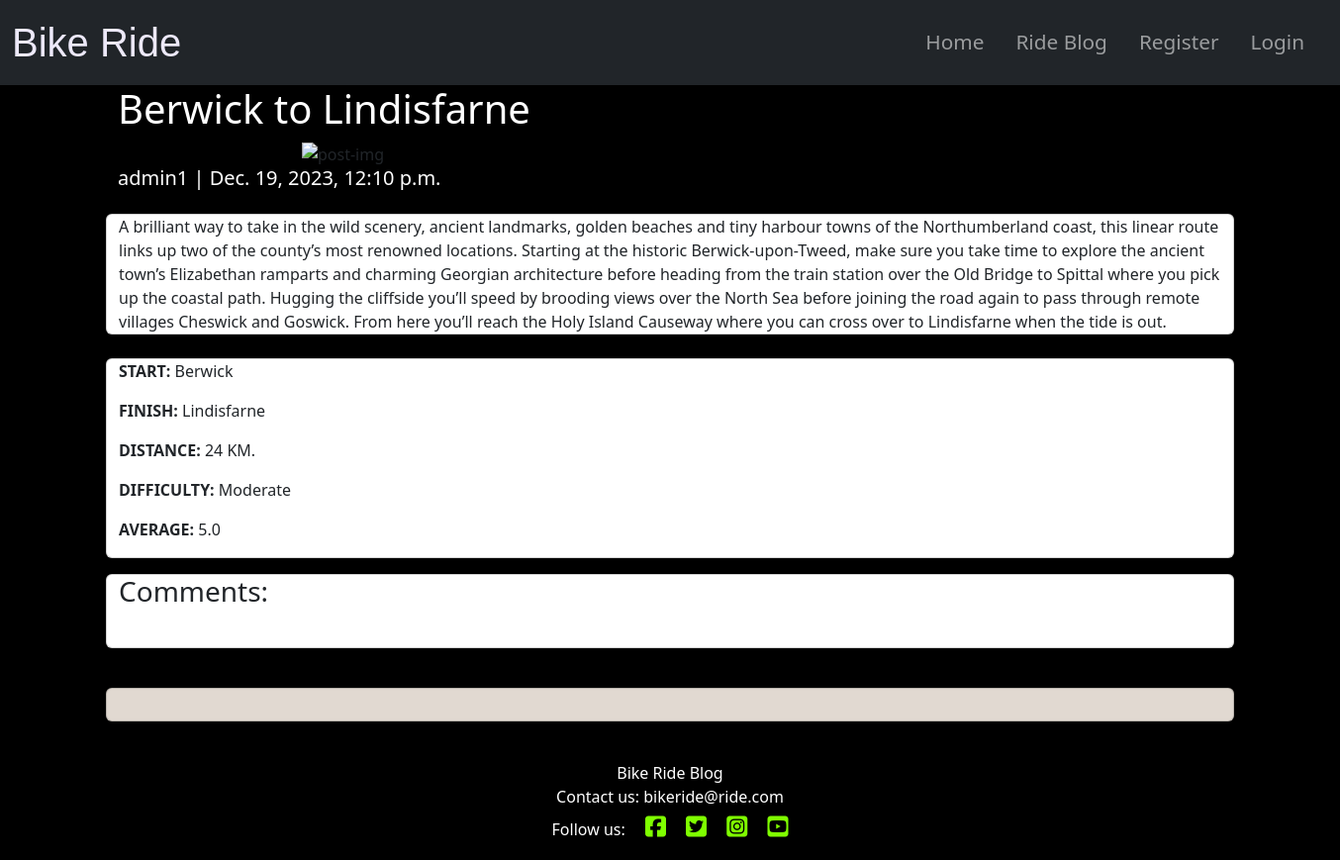
The app's page /entry/berwick-to-lindisfarne with its own data.
### ride/models.py (models this page shows, shortened)
class Entry(models.Model):
    title = models.CharField(max_length=200, unique=True)
    slug = models.SlugField(max_length=200, unique=True)
    author = models.ForeignKey(User, on_delete=models.CASCADE)
    updated_on = models.DateTimeField(auto_now=True)
    created_on = models.DateTimeField(auto_now_add=True)
    distance = models.IntegerField(help_text="Add the distance", default=0)
    start = models.TextField(blank=False)
    finish = models.TextField(blank=False)
    content = models.TextField()
    featured_image = CloudinaryField("image", default="placeholder")
    status = models.IntegerField(choices=STATUS, default=0)
    difficulty = models.CharField(
        max_length=10, null=True, blank=True, choices=diff
    )
    class Meta:
        ordering = ["-created_on"]
    def average_rating(self) -> float:
        return (
            Rating.objects.filter(entry=self).aggregate(Avg("rating"))[
                "rating__avg"
            ]
            or 0
        )

### ride/views.py (the view, shortened to what this page needs)
# urls.py: path('<slug:slug>', views.EntryDetail.as_view(), name='entry_detail'),
class EntryDetail(View):
    def get(self, request, slug, *args, **kwargs):
        queryset = Entry.objects.filter(status=1)
        entry = get_object_or_404(queryset, slug=slug)
        comments = entry.comments.filter(approved=True).order_by("created_on")
        rating = entry.average_rating
        return render(
            request,
            "post_detail.html",
            {
                "entry": entry,
                "comments": comments,
                "commented": False,
                "comment_form": CommentForm(),
                "rating": rating,
            },
        )

### templates/post_detail.html (shortened to what this page needs)
{% extends "base.html" %}
{% block content %}
{% load crispy_forms_tags %}
<div class="masthead">
    <div class="container">
        <div class="row g-0">
            <div class="col-md-12 post-text">
                <h1 class="post-title white">{{ entry.title }}</h1>
            </div>
        </div>
        <div class="d-md-block col-md-12 offset-md-2 post-image">
            {% if "placeholder" in post.featured_image.url %}
            <img class="post-img" src="https://res.cloudinary.com/dmecv9zwa/image/upload/v1680130673/x6ayc6fvpikajmenqnyv.jpg" alt="post-img">
            {% else %}
            <img class="post-img" src=" {{ entry.featured_image.url }}" alt="post-img">
            {% endif %}
        </div>
        <div class="post-text">
            <h5 class="post-subtitle white">{{ entry.author }} | {{ entry.created_on }}</h5>
        </div>
    </div>
</div>
<div class="container">
    <div class="row">
        <div class="col card mb-4  mt-3 left  top post-body">
            <div>
                <p class="card-text">
                    {{ entry.content | safe }}
                </p>
            </div>
        </div>
    </div>
    <div class="row">
        <div class="col card">
            <p>
                <b>START:</b>
                {{ entry.start }}
            </p>
            <p>
                <b>FINISH:</b>
                {{ entry.finish }}
            </p>
            <p>
                <b>DISTANCE:</b>
                {{ entry.distance }}
                KM.
            </p>
            <p>
                <b>DIFFICULTY:</b>
                {{ entry.difficulty }}
            </p>
            <p>
                <b>AVERAGE:</b>
                {{ entry.average_rating|floatformat:1 }}
            </p>
        </div>
    </div>
    <div class="row">
        <div class="col-md-12 card mb-4  mt-3 post-body">
            <h3>Comments:</h3>
            <div class="card-body">
            </div>
        </div>
    </div>
    <div class="row">
        <div class="col-md-12 card mb-4  mt-3 post-body leave-coment">
            <div class="card-body">
            </div>
        </div>
    </div>
</div>
{% endblock content %}

### static/css/style.css (style rules this page uses)
body { background-color: #000000; }
.white { color: #FFFFFF; }
.leave-coment { background-color: #E1D9D1; }

### records on screen
Entry: title "Berwick to Lindisfarne", author "admin1", created_on "Dec. 19, 2023, 12:10 p.m.", content "A brilliant way to take in the wild scenery, ancient landmarks, golden beaches and tiny harbour towns of the Northumberland coast, this linear route links up two of the county’s most renowned locations. Starting at the historic Berwick-upon-Tweed, make sure you take time to explore the ancient town’s Elizabethan ramparts and charming Georgian architecture before heading from the train station over the Old Bridge to Spittal where you pick up the coastal path. Hugging the cliffside you’ll speed by brooding views over the North Sea before joining the road again to pass through remote villages Cheswick and Goswick. From here you’ll reach the Holy Island Causeway where you can cross over to…", start "Berwick", finish "Lindisfarne", distance "24", difficulty "Moderate", average_rating "5.0"
